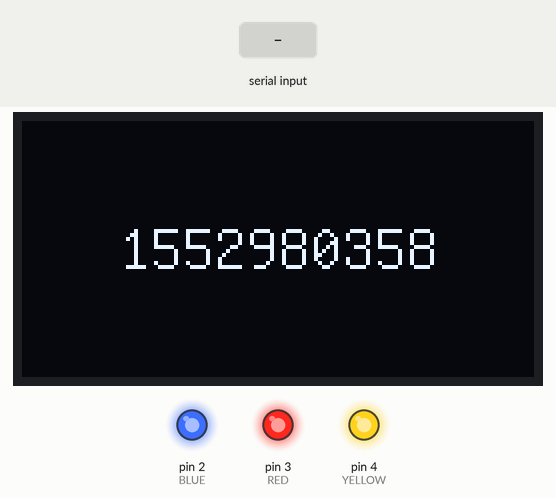
The sketch below on a simulated Arduino Uno, built with avr-gcc and run on an emulated ATmega328P. Parts: 128×64 one-colour display, output pins drawn as LEDs (lit = HIGH). The inputs (shaded band) are chosen by the test bench. What the sketch prints to the serial monitor is not drawn.

Above: at 3.3 s.
3.4 s: "2" received over Serial
At 5.0 s:
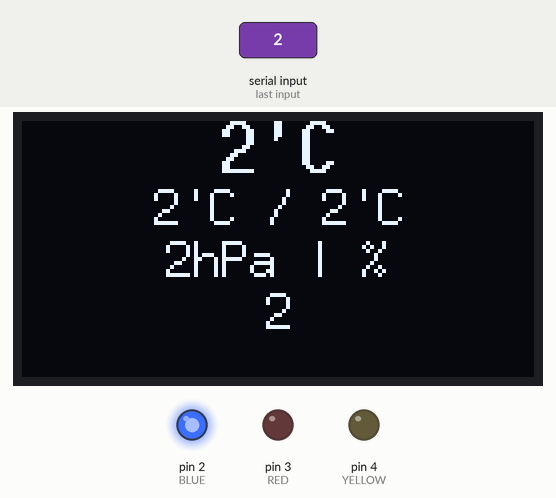
6.0 s: "1" received over Serial
At 8.0 s:
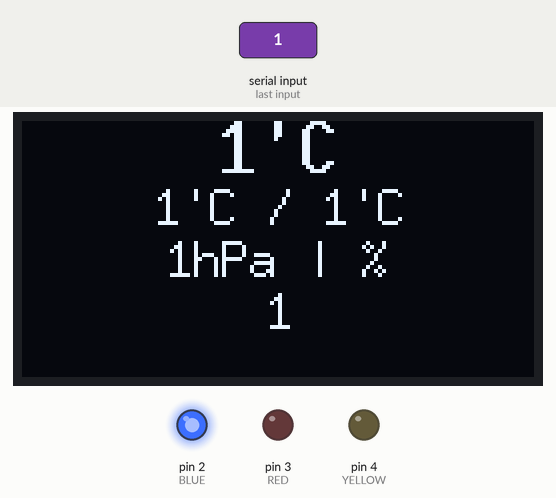
8.6 s: "0" received over Serial
At 10.5 s:
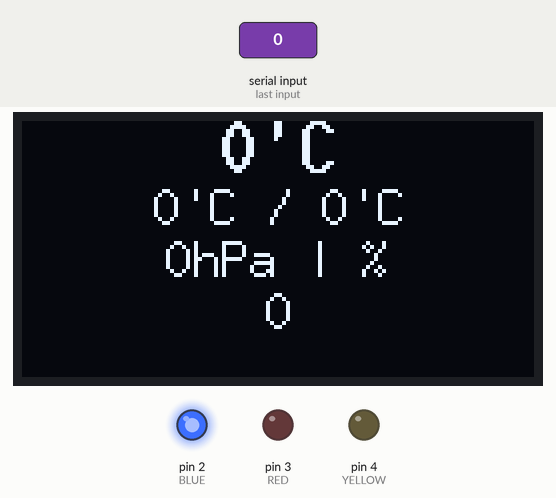
Timing chart, 0 to 12.0 s (numbered marks = the images above; inputs shaded):
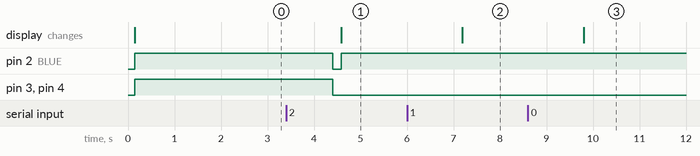

The sketch:

arduino_sketch.ino
```cpp
#include <Arduino.h>
#include <U8glib/U8glib.h>

/** Define Baud here, default as 9600 **/
#define BAUD 9600

/** Define your pin number **/
#define BLUE 2      // Cold
#define RED 3       // Hot
#define YELLOW 4    // Moderate

U8GLIB_SSD1306_128X64 u8g(U8G_I2C_OPT_NONE | U8G_I2C_OPT_DEV_0);

int read_serial();

void draw_launch();

void draw_weather();

void lightLED();

void data_changed();

void setup(void) {

    Serial.begin(BAUD);
    // flip screen, if required
    // u8g.setRot180();

    // set SPI backup if required
    //u8g.setHardwareBackup(u8g_backup_avr_spi);

    // assign default color value
    //if (u8g.getMode() == U8G_MODE_R3G3B2) {
    //    u8g.setColorIndex(255);     // white
    //} else if (u8g.getMode() == U8G_MODE_GRAY2BIT) {
    //    u8g.setColorIndex(3);         // max intensity
    //} else if (u8g.getMode() == U8G_MODE_BW) {
    //    u8g.setColorIndex(1);         // pixel on
    //} else if (u8g.getMode() == U8G_MODE_HICOLOR) {
    //    u8g.setHiColorByRGB(255, 255, 255);
    //}

    draw_launch();
}

String temp = "";
String temp_min = "";
String temp_max = "";
String pressure = "";
String humidity = "";
String time = "";

auto data_changed_flag = 0;

int current = 0;

void loop(void) {
    if (!read_serial()) {
        return;
    }

    if (current == 0) {
        digitalWrite(BLUE, LOW);
        digitalWrite(RED, LOW);
        digitalWrite(YELLOW, LOW);
    }

    draw_weather();
    lightLED();
    delay(200);
}

void draw_launch() {
    u8g.firstPage();
    do {
        u8g.setFont(u8g_font_unifont);
        u8g.drawStr((u8g.getWidth() - u8g.getStrPixelWidth("1552980358")) / 2,
                    (u8g.getHeight() + u8g.getFontAscent()) / 2, "1552980358");
    } while (u8g.nextPage());

    pinMode(BLUE, OUTPUT);
    pinMode(RED, OUTPUT);
    pinMode(YELLOW, OUTPUT);

    digitalWrite(BLUE, HIGH);
    digitalWrite(RED, HIGH);
    digitalWrite(YELLOW, HIGH);

    delay(2000);
}

int read_serial() {

    if (!Serial.available()) {
        return 0;
    }

    // data_changed_flag = 0;

    auto msg = Serial.readString();

    Serial.write("RECEIVED\n");

    /**
     * Format:
     * 26;26;26;1004;75;2020-11-18 11:29
     *
     * Divided by ';'
     * Date and time will be fetched with hard-coded 16 letters
     **/


    // temp = msg.substring(0, msg.indexOf(';'));
    auto tmp = msg.substring(0, msg.indexOf(';'));
    if (temp != tmp) {
        temp = tmp;
        data_changed();
    }
    // msg.replace(temp + ';', "");
    msg = msg.substring(msg.indexOf(';') + 1);
    // Serial.println(msg);


    // temp_min = msg.substring(0, msg.indexOf(';'));
    tmp = msg.substring(0, msg.indexOf(';'));
    if (temp_min != tmp) {
        temp_min = tmp;
        data_changed();
    }
    // msg.replace(temp_min + ';', "");
    msg = msg.substring(msg.indexOf(';') + 1);
    // Serial.println(msg);

    // temp_max = msg.substring(0, msg.indexOf(';'));
    tmp = msg.substring(0, msg.indexOf(';'));
    if (temp_max != tmp) {
        temp_max = tmp;
        data_changed();
    }
    // msg.replace(temp_max + ';', "");
    msg = msg.substring(msg.indexOf(';') + 1);
    // Serial.println(msg);

    // pressure = msg.substring(0, msg.indexOf(';'));
    tmp = msg.substring(0, msg.indexOf(';'));
    if (pressure != tmp) {
        pressure = tmp;
        data_changed();
    }
    // msg.replace(pressure + ';', "");
    msg = msg.substring(msg.indexOf(';') + 1);
    // Serial.println(msg);

    // humidity = msg.substring(0, msg.indexOf(';'));
    tmp = msg.substring(0, msg.indexOf(';'));
    if (pressure != tmp) {
        humidity = tmp;
        data_changed();
    }
    // msg.replace(humidity + ';', "");
    msg = msg.substring(msg.indexOf(';') + 1);
    // Serial.println(msg);

    // Date is fixed, in yyyy-MM-dd HH:mm
    // which is 16 letters
    // time = msg.substring(0, 16);
    tmp = msg.substring(0, 16);
    if (time != tmp) {
        time = tmp;
        data_changed();
    }

    return 1;
}

void draw_weather() {
    if (!data_changed_flag) {
        return;
    }

    u8g.firstPage();
    String tmp;
    int height = 0;
    do {
        u8g.setFont(u8g_font_10x20);
        height += u8g.getFontAscent();

        tmp = temp + "\'C";
        u8g.drawStr((u8g.getWidth() - u8g.getStrPixelWidth(tmp.c_str())) / 2, height, tmp.c_str());

        u8g.setFont(u8g_font_7x13);
        height += u8g.getFontAscent() * 1.5; //(1 + (1 / 2)); NOLINT(cppcoreguidelines-narrowing-conversions)

        tmp = temp_min + "\'C / " + temp_max + "\'C";
        u8g.drawStr((u8g.getWidth() - u8g.getStrPixelWidth(tmp.c_str())) / 2, height, tmp.c_str());

        height += u8g.getFontAscent() * 1.5; //(1 + (1 / 2)); NOLINT(cppcoreguidelines-narrowing-conversions)

        tmp = pressure + "hPa | " + humidity + '%';
        u8g.drawStr((u8g.getWidth() - u8g.getStrPixelWidth(tmp.c_str())) / 2, height, tmp.c_str());

        height += u8g.getFontAscent() * 1.5; //(1 + (1 / 2)); NOLINT(cppcoreguidelines-narrowing-conversions)
        u8g.drawStr((u8g.getWidth() - u8g.getStrPixelWidth(time.c_str())) / 2, height, time.c_str());

        height = 0;
    } while (u8g.nextPage());
}

void lightLED() {

    if (!data_changed_flag) {
        return;
    }

    // Reset flag
    data_changed_flag = 0;

    if (temp[0] <= '1') {
        if (current == BLUE) {
            return;
        }
        digitalWrite(current, LOW);
        current = BLUE;
        digitalWrite(current, HIGH);
        return;
    }

    if (temp[0] >= '3') {
        if (current == RED) {
            return;
        }
        digitalWrite(current, LOW);
        current = RED;
        digitalWrite(current, HIGH);
    }

    if (temp[0] == '2') {
        if (temp[1] <= '3') {
            if (current == BLUE) {
                return;
            }
            digitalWrite(current, LOW);
            current = BLUE;
            digitalWrite(current, HIGH);
            return;
        }
        if (temp[1] >= '7') {
            if (current == RED) {
                return;
            }
            digitalWrite(current, LOW);
            current = RED;
            digitalWrite(current, HIGH);
            return;
        }
        if (current == YELLOW) {
            return;
        }
        digitalWrite(current, HIGH);
        current = YELLOW;
        digitalWrite(current, HIGH);
    }

}

void data_changed() {
    if (!data_changed_flag) {
        data_changed_flag = 1;
    }
}
```

Measured:
- after the input at 3.4 s, pin 2 (BLUE): HIGH → LOW after 1.0 s, → HIGH 0.19 s later; pin 3 (RED), pin 4 (YELLOW): HIGH → LOW after 1.0 s; the display: changes after 1.2 s (image 1)
- after the input at 6.0 s, the display: changes after 1.2 s (image 2)
- after the input at 8.6 s, the display: changes after 1.2 s (image 3)
